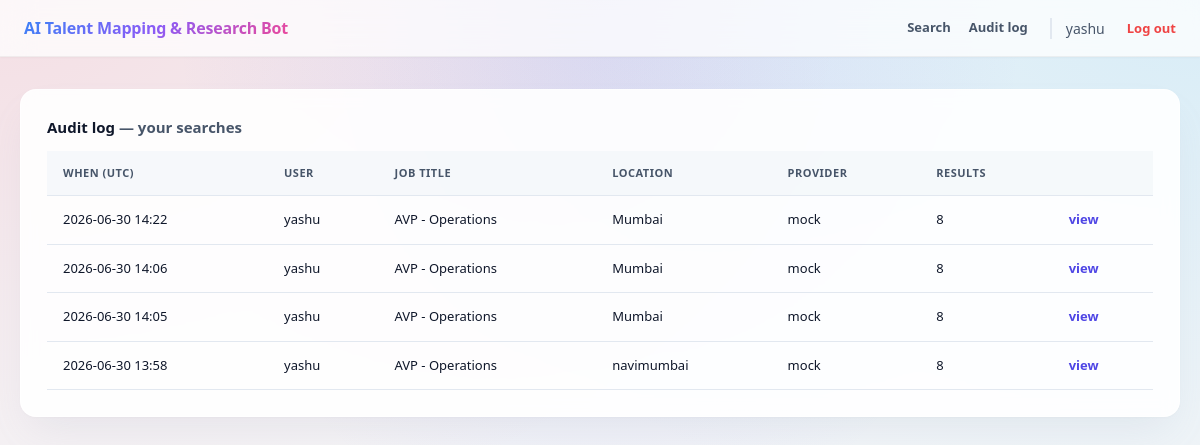
The app's page /audit/ (signed in) with its own data.
### mapping/models.py (models this page shows, shortened)
class SearchRun(models.Model):
    user = models.ForeignKey(settings.AUTH_USER_MODEL, on_delete=models.SET_NULL,
                             null=True, related_name="search_runs")
    created_at = models.DateTimeField(default=timezone.now, db_index=True)
    provider = models.CharField(max_length=64)
    job_title = models.CharField(max_length=255)
    industry = models.CharField(max_length=255)
    location = models.CharField(max_length=255)
    min_years_experience = models.PositiveIntegerField()
    skills = models.JSONField(default=list)
    optional_filters = models.JSONField(default=dict)
    result_count = models.PositiveIntegerField(default=0)
    filtered_out = models.PositiveIntegerField(default=0)
    class Meta:
        ordering = ["-created_at"]

### mapping/views.py (the view)
# urls.py: path("audit/", views.audit_view, name="audit"),
@login_required
def audit_view(request):
    runs = _visible_runs(request.user)[:100]
    return render(request, "mapping/audit.html", {"runs": runs, "is_admin": _is_admin(request.user)})

### mapping/views.py (called while the page is built)
def _is_admin(user) -> bool:
    return user.is_superuser or user.is_staff or user.groups.filter(name="admin").exists()

def _visible_runs(user):
    qs = SearchRun.objects.all()
    return qs if _is_admin(user) else qs.filter(user=user)

### templates/mapping/audit.html
{% extends "base.html" %}
{% block content %}
<div class="panel">
  <h2 style="margin-top:0; font-size:15px;">Audit log
    <span class="muted">— {% if is_admin %}all users{% else %}your searches{% endif %}</span></h2>
  <table>
    <thead><tr><th>When (UTC)</th><th>User</th><th>Job title</th><th>Location</th>
      <th>Provider</th><th>Results</th><th></th></tr></thead>
    <tbody>
    {% for run in runs %}
      <tr>
        <td>{{ run.created_at|date:"Y-m-d H:i" }}</td>
        <td>{{ run.user.username|default:"—" }}</td>
        <td>{{ run.job_title }}</td>
        <td>{{ run.location }}</td>
        <td>{{ run.provider }}</td>
        <td>{{ run.result_count }}</td>
        <td><a class="rowlink" href="{% url 'mapping:run_detail' run.id %}">view</a></td>
      </tr>
    {% empty %}
      <tr><td colspan="7" class="muted">No searches yet.</td></tr>
    {% endfor %}
    </tbody>
  </table>
</div>
{% endblock %}

### templates/base.html (shortened to what this page needs)
<!DOCTYPE html>
<html lang="en">
<head>
</head>
<body>
  <header>
    <h1>AI Talent Mapping &amp; Research Bot</h1>
    <nav>
      {% if user.is_authenticated %}
        <a href="{% url 'mapping:search' %}">Search</a>
        <a href="{% url 'mapping:audit' %}">Audit log</a>
        <span class="muted" style="border-left: 2px solid var(--line); padding-left: 14px; margin-left: 4px; font-weight: 500;">{{ user.username }}</span>
        <form id="logout-form" action="{% url 'logout' %}" method="post" style="display: inline;">
          <a href="#" onclick="document.getElementById('logout-form').submit(); return false;" style="color: #ef4444; margin-left: 4px;">Log out</a>
        </form>
      {% endif %}
    </nav>
  </header>
  <div class="wrap">{% block content %}{% endblock %}</div>
</body>
</html>

### templates/base.html (style rules this page uses)
:root { --panel: #ffffff; --line: #e2e8f0; --ink: #0f172a; --mut: #475569; --accent: #4f46e5; --accent-hover: #4338ca; --good: #10b981; --warn: #f59e0b; }
* { box-sizing:border-box; }
body { margin: 0; font: 14px/1.5 system-ui, -apple-system, Segoe UI, Roboto, sans-serif; background-color: #f4f5f7; background-image: radial-gradient(at 0% 0%, rgba(244, 63, 94, 0.12) 0px, transparent 50%), radial-gradient(at 50% 0%, rgba(99, 102, 241, 0.15) 0px, transparent 50%), radial-gradient(at 100% 0%, rgba(56, 189, 248, 0.15) 0px, transparent 50%); color: var(--ink); min-height: 100vh; }
header { display: flex; align-items: center; gap: 20px; padding: 16px 24px; border-bottom: 1px solid rgba(0, 0, 0, 0.05); background: rgba(255, 255, 255, 0.75); backdrop-filter: blur(16px); position: sticky; top: 0; z-index: 100; box-shadow: 0 1px 2px 0 rgba(0, 0, 0, 0.03); }
header h1 { font-size: 16px; margin: 0; font-weight: 700; letter-spacing: -0.2px; background: linear-gradient(135deg, #3b82f6 0%, #8b5cf6 50%, #ec4899 100%); -webkit-background-clip: text; -webkit-text-fill-color: transparent; }
header nav { display:flex; gap:18px; margin-left:auto; align-items:center; }
header a { color:var(--mut); text-decoration:none; transition: all 0.2s ease; font-weight: 600; font-size: 13px; }
.wrap { max-width:1200px; margin:0 auto; padding:32px 20px; }
.panel { background: rgba(255, 255, 255, 0.9); border: 1px solid rgba(255, 255, 255, 0.7); border-radius: 16px; padding: 26px; backdrop-filter: blur(8px); box-shadow: 0 1px 3px rgba(0,0,0,0.02), 0 20px 40px -12px rgba(148, 163, 184, 0.16); }
table { width:100%; border-collapse:collapse; margin-top:8px; }
th, td { text-align:left; padding:14px 16px; border-bottom:1px solid var(--line); font-size:13px; }
th { color:var(--mut); font-weight:600; background: rgba(241, 245, 249, 0.6); text-transform: uppercase; font-size: 11px; letter-spacing: 0.5px; }
.muted { color:var(--mut); }
a.rowlink { color:var(--accent); text-decoration:none; font-weight: 600; }

### records on screen
SearchRun: created_at "2026-06-30 14:22", user.username "yashu", job_title "AVP - Operations", location "Mumbai", provider "mock", result_count "8"
SearchRun: created_at "2026-06-30 14:06", user.username "yashu", job_title "AVP - Operations", location "Mumbai", provider "mock", result_count "8"
SearchRun: created_at "2026-06-30 14:05", user.username "yashu", job_title "AVP - Operations", location "Mumbai", provider "mock", result_count "8"
SearchRun: created_at "2026-06-30 13:58", user.username "yashu", job_title "AVP - Operations", location "navimumbai", provider "mock", result_count "8"

### other values on screen
{{ user.username }} "yashu"
